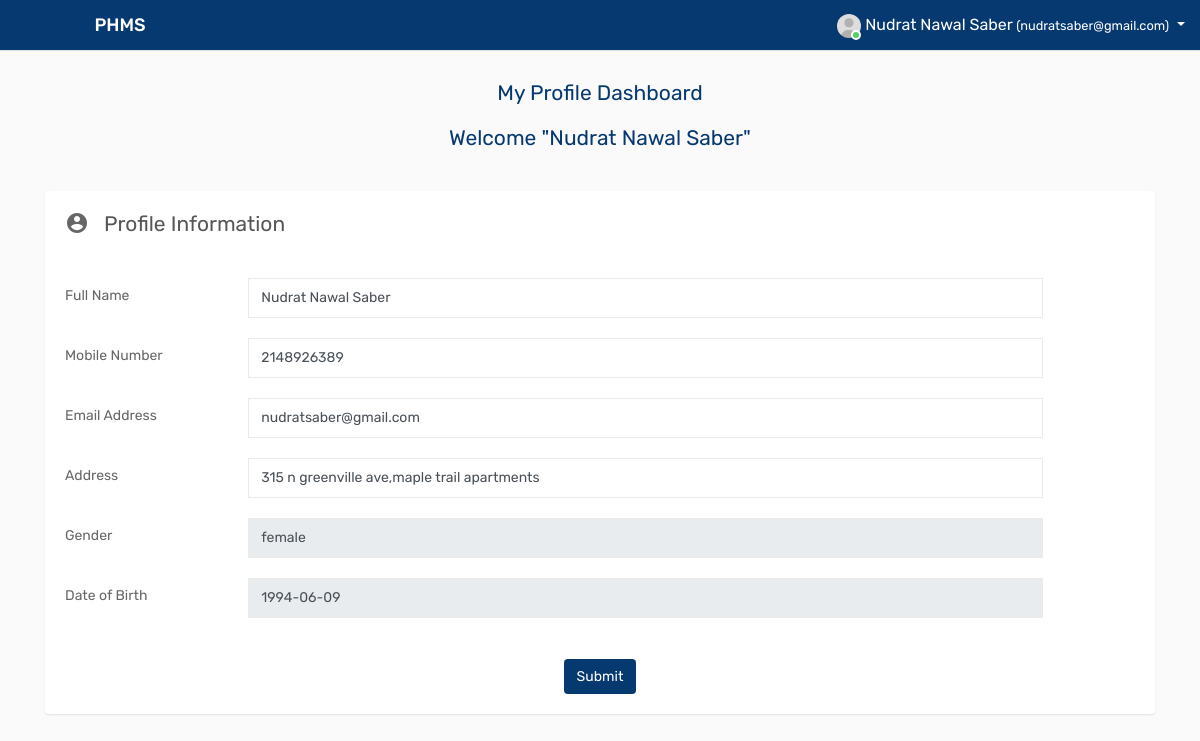
Screenshot of /user/profile.php (signed in) with the database file from the repository.
### tables this page shows
CREATE TABLE `tbluser` (
  `ID` int(10) NOT NULL,
  `FullName` varchar(200) DEFAULT NULL,
  `Email` varchar(200) DEFAULT NULL,
  `Password` varchar(200) DEFAULT NULL,
  `Address` varchar(200) DEFAULT NULL,
  `Gender` varchar(200) DEFAULT NULL,
  `DOB` varchar(200) DEFAULT NULL,
  `Mobilenumber` bigint(10) DEFAULT NULL,
  `Regdate` timestamp NULL DEFAULT current_timestamp()
);

### user/profile.php (the view, shortened to what this page needs)
<?php
include('includes/dbconnection.php');
if (strlen($_SESSION['hmmsuid']==0)) {
  header('location:logout.php');
  } else{
  ?>
<!DOCTYPE html>
<html lang="en">
<head>
    <link rel="stylesheet" type="text/css" href="assets/css/bootstrap.min.css">
    <link rel="stylesheet" type="text/css" href="assets/css/font-awesome.min.css">
    <link rel="stylesheet" type="text/css" href="assets/css/style.css">
</head>
<body>
    <div class="main-wrapper">
        <?php include_once('includes/header.php');?>
        <div class="page-wrapper">
            <div class="content">
      <div class="row">
          <div class="container">
                    <div class="col-lg-15">
                       <h5 class="page-title" style="text-align:center;color: #063970">My Profile Dashboard</h5>
                        <h3 class="page-title" style="text-align:center;color: #063970">Welcome "<?php echo $row->FullName; ?>"</h3></br>
</div></div></div>
                <div class="container">
                <div class="row">
                    <div class="col-lg-12">
                        <div class="card-box">
                            <form method="post">
                                <?php
$uid=$_SESSION['hmmsuid'];
$sql="SELECT * from  tbluser where ID=:uid";
$query = $dbh -> prepare($sql);
$query->bindParam(':uid',$uid,PDO::PARAM_STR);
$query->execute();
$results=$query->fetchAll(PDO::FETCH_OBJ);
$cnt=1;
if($query->rowCount() > 0)
{
foreach($results as $row)
{               ?>              <div class="container">
                                <div class="from-group row">
                                <i class="large material-icons">account_circle</i>
                                    <div class="col-md-10">
                                    <h4 class="page-title">Profile Information</h4></br>
                                </div>
                                </div>
</div>
                                <div class="form-group row">
                                    <label class="col-form-label col-md-2">Full Name</label>
                                    <div class="col-md-9">
                                        <input type="text" value="<?php  echo $row->FullName;?>" name="fname" required="true" class="form-control" >
                                    </div>
                                </div>
                                <div class="form-group row">
                                    <label class="col-form-label col-md-2">Mobile Number</label>
                                    <div class="col-md-9">
                                        <input type="int" name="mobno" class="form-control" required="true" maxlength="10" pattern="[0-9]+" value="<?php  echo $row->Mobilenumber;?>" >
                                    </div>
                                </div>
                                <div class="form-group row">
                                    <label class="col-form-label col-md-2">Email Address</label>
                                    <div class="col-md-9">
                                        <input type="email" class="form-control" value="<?php  echo $row->Email;?>" name="email" required="true" >
                                    </div>
                                </div>
                                <div class="form-group row">
                                    <label class="col-form-label col-md-2">Address</label>
                                    <div class="col-md-9">
                                        <input type="text" value="<?php  echo $row->Address;?>" name="address" required="true" class="form-control" >
                                    </div>
                                </div>
                                <div class="form-group row">
                                    <label class="col-form-label col-md-2">Gender</label>
                                    <div class="col-md-9">
                                        <input type="text" value="<?php  echo $row->Gender;?>" name="Gender" required="true" class="form-control" readonly>
                                    </div>
                                </div>
                                <div class="form-group row">
                                    <label class="col-form-label col-md-2">Date of Birth</label>
                                    <div class="col-md-9">
                                        <input type="text" value="<?php  echo $row->DOB;?>" name="DOB" required="true" class="form-control" readonly></br>
                                    </div>
                                </div>
                                <?php $cnt=$cnt+1;}} ?>
                                <div class="text-center">
                                    <button type="submit" class="btn btn-primary" name="submit">Submit</button></br>
                                </div>
                            </form>
                        </div>
                    </div>
                </div>
</div>
            </div>
        </div>
    </div>
</body>
</html><?php }  ?>

### user/includes/header.php (shortened to what this page needs)
<div class="header">
      <div class="header-left">
        <a href="dashboard.php" class="logo">
          <span>PHMS</span>
        </a>
      </div>
            <ul class="nav user-menu float-right">
                <li class="nav-item dropdown has-arrow">
                    <a href="#" class="dropdown-toggle nav-link user-link" data-toggle="dropdown">
                        <span class="user-img">
              <img class="rounded-circle" src="assets/img/user.jpg" width="24" alt="Admin">
              <span class="status online"></span>
            </span>
            <?php
$uid=$_SESSION['hmmsuid'];
$sql="SELECT FullName,Email from  tbluser where ID=:uid";
$query = $dbh -> prepare($sql);
$query->bindParam(':uid',$uid,PDO::PARAM_STR);
$query->execute();
$results=$query->fetchAll(PDO::FETCH_OBJ);
$cnt=1;
if($query->rowCount() > 0)
{
foreach($results as $row)
{               ?>
            <span><?php  echo $row->FullName;?></span>
            <small>(<?php  echo $row->Email;?>)</small><?php $cnt=$cnt+1;}} ?>
                    </a>
                </li>
            </ul>
        </div>

### rows the page displays
tbluser: FullName "Nudrat Nawal Saber", Email "nudratsaber@gmail.com", fname "Nudrat Nawal Saber", mobno "2148926389", email "nudratsaber@gmail.com", address "315 n greenville ave,maple trail apartments", Gender "female", DOB "1994-06-09"
